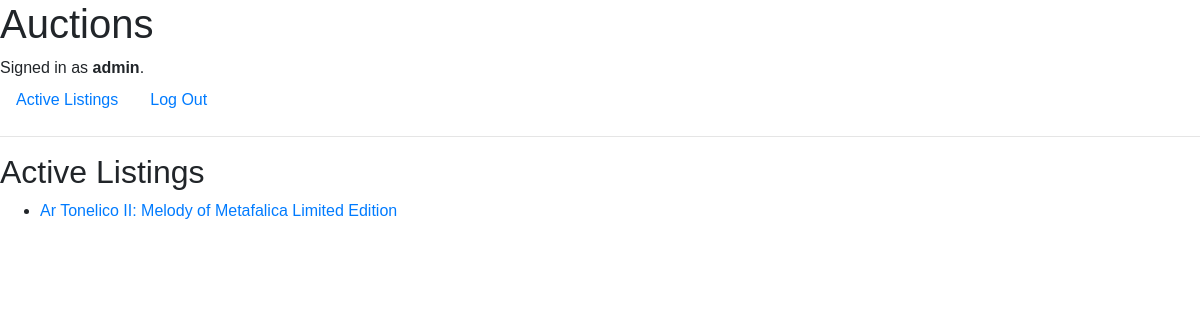
Screenshot of / (signed in) with the database file from the repository.
### auctions/models.py (models this page shows, shortened)
class User(AbstractUser):
    balance = models.DecimalField(max_digits=10, decimal_places=2, default=0.00)
    watchlist = models.ManyToManyField("Listing", related_name="watchlisted_by", blank=True)
    image_url = models.URLField(null=True, blank=True)

class Listing(models.Model):
    title = models.CharField(max_length=64)
    description = models.TextField(null=True, blank=True)
    category = models.ForeignKey(Category, on_delete=models.SET_NULL, null=True, blank=True)
    seller = models.ForeignKey(User, on_delete=models.SET_NULL, related_name="listings", null=True)
    is_active = models.BooleanField(default=True)
    starting_bid = models.DecimalField(max_digits=10, decimal_places=2, default=0.00, validators=[MinValueValidator(0)])
    has_bids = models.BooleanField(default=False)
    highest_bid = models.DecimalField(max_digits=10, decimal_places=2, default=0.00, validators=[MinValueValidator(0)])
    highest_bidder = models.ForeignKey(User, on_delete=models.SET_NULL, related_name="highest_bidder", null=True, blank=True)
    number_of_bids = models.PositiveIntegerField(default=0, validators=[MinValueValidator(0)])
    winner = models.ForeignKey(User, on_delete=models.SET_NULL, related_name="wins", null=True, blank=True)
    created_at = models.DateTimeField(auto_now_add=True)
    updated_at = models.DateTimeField(auto_now=True)
    image_url = models.URLField(null=True, blank=True)
    def __str__(self):
        return f"{self.title}"

### auctions/views.py (the view)
# urls.py: path("", views.index, name="index"),
def index(request):
    active_listings = Listing.objects.all()
    return render(request, "auctions/index.html", {
        "active_listings" : active_listings
    })

### auctions/templates/auctions/index.html
{% extends "auctions/layout.html" %}
{% block body %}
    <h2>Active Listings</h2>
    <ul>
        {% for active_listing in active_listings %}
        <li><a href="{% url 'listing' id=active_listing.id %}">{{ active_listing }}</a></li>
        {% empty %}
        <li>No active listings.</li>
        {% endfor %}
    </ul>
{% endblock %}

### auctions/templates/auctions/layout.html (shortened to what this page needs)
{% load static %}
<!DOCTYPE html>
<html lang="en">
    <head>
        <link rel="stylesheet" href="https://stackpath.bootstrapcdn.com/bootstrap/4.4.1/css/bootstrap.min.css">
        <link href="{% static 'css/styles.css' %}" rel="stylesheet">
    </head>
    <body>
        <h1>Auctions</h1>
        <div>
            {% if user.is_authenticated %}
                Signed in as <strong>{{ user.username }}</strong>.
            {% else %}
                Not signed in.
            {% endif %}
        </div>
        <ul class="nav">
            <li class="nav-item">
                <a class="nav-link" href="{% url 'index' %}">Active Listings</a>
            </li>
            {% if user.is_authenticated %}
                <li class="nav-item">
                    <a class="nav-link" href="{% url 'logout' %}">Log Out</a>
                </li>
            {% endif %}
        </ul>
        <hr>
        {% block body %}
        {% endblock %}
    </body>
</html>

### auctions/static/css/styles.css (style rules this page uses)
:root { --color-text-caption: #212529; --color-text-paragraph: #212529; --color-text-heading: #1A1A1A; --color-text-heading-invert: #F2F2F2; --color-brand-primary: #743AE8; --color-backdrop: #FFFFFF; --color-backdrop-invert: #2d2d2d; --color-outline-brand: #8f5ff0; --color-outline-light: #ced4da; --color-shadow-brand: #743ae848; --color-button-brand-text: #F2F2F2; --color-button-brand-hover: #652fd1; --color-button-brand-hover-border: #5c28c4; --color-button-brand-focus-shadow: #743ae848; --color-button-brand-active: #5725bb; --color-button-brand-active-border: #4e21aa; --color-button-primary: #2D2D2D; --color-button-primary-text: #f2f2f2; --color-button-primary-hover: #202020; --color-button-primary-hover-border: #202020; --color-button-primary-focus-shadow: #2d2d2d42; --color-button-primary-active: #1a1a1a; --color-button-primary-active-border: #1a1a1a; --color-button-secondary: #FFFFFF; --color-button-secondary-border: #ced4da; --color-button-secondary-text: var(--color-text-caption); --color-button-secondary-hover: #f7f7f7; --color-button-secondary-hover-border: #ced4da; --color-button-secondary-focus-shadow: #1a1a1a2a; --color-button-secondary-focus-border: #8b8b8b; --color-button-secondary-active: #F2F2F2; --color-button-secondary-active-border: #ced4da; --font-family-display: "Pixelify Sans", sans-serif; --font-family-default: "Plus Jakarta Sans", sans-serif; }
html, body { padding: 0; margin: 0; font-family: var(--font-family-default); }

### rows the page displays
User: username "admin"
Listing: title "Ar Tonelico II: Melody of Metafalica Limited Edition"
